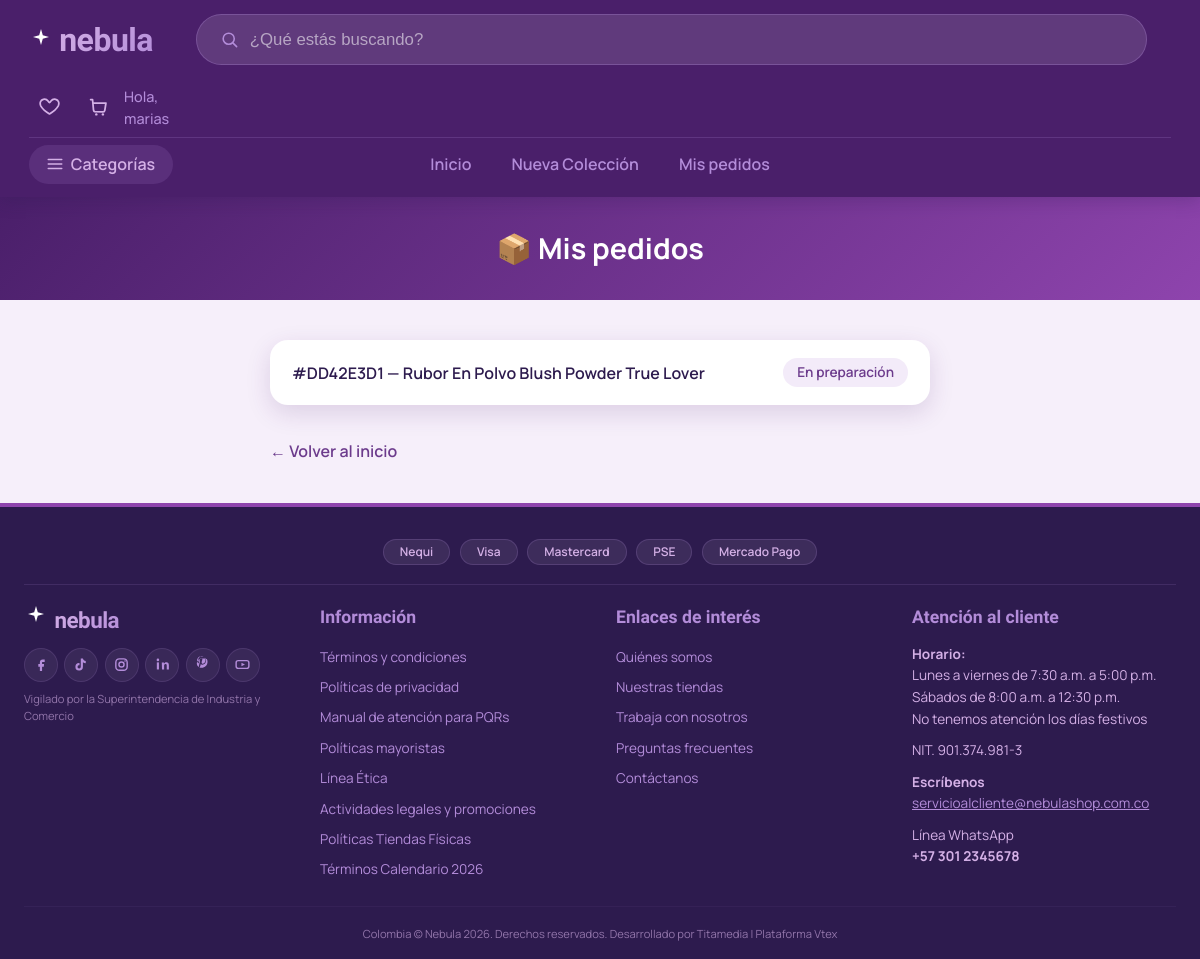
Page /rastreo/mis-envios/ (signed in) on the earlier database version.
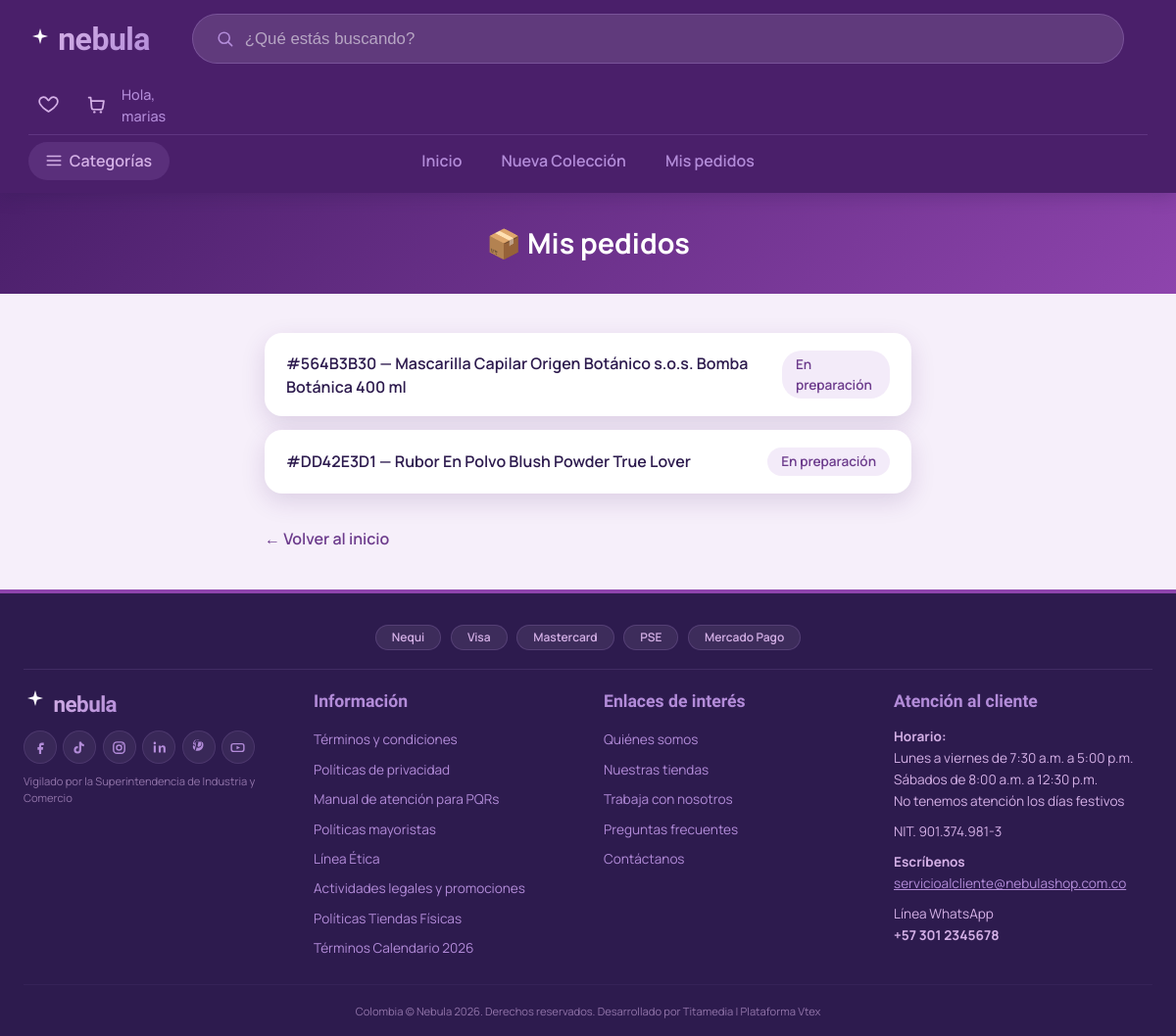
Same page on the later database version.
### rastreo/models.py (models this page shows, shortened)
class Envio(models.Model):
    ESTADOS = [
        ('preparando', 'En preparación'),
        ('listo', 'Listo'),
        ('en_camino', 'En viaje'),
        ('entregado', 'Llegó a su destino'),
        ('cancelado', 'Cancelado'),
    ]
    METODOS_PAGO = [
        ('nequi', 'Nequi'),
        ('tarjeta', 'Tarjeta (Visa/Mastercard)'),
        ('pse', 'PSE'),
        ('mercadopago', 'Mercado Pago'),
        ('contraentrega', 'Pago contraentrega'),
    ]
    cliente = models.ForeignKey(settings.AUTH_USER_MODEL, on_delete=models.CASCADE, related_name='envios')
    producto = models.ForeignKey(Producto, on_delete=models.CASCADE)
    fecha_creacion = models.DateTimeField(auto_now_add=True)
    estado_actual = models.CharField(max_length=20, choices=ESTADOS, default='preparando')
    numero_guia = models.CharField(max_length=20, unique=True)
    cantidad = models.PositiveIntegerField(default=1)
    precio_unitario = models.DecimalField(max_digits=10, decimal_places=2, default=0)
    nombre_destinatario = models.CharField(max_length=150, blank=True)
    telefono = models.CharField(max_length=20, blank=True)
    correo = models.EmailField(blank=True)
    direccion = models.CharField(max_length=255, blank=True)
    departamento = models.CharField(max_length=100, blank=True)
    ciudad = models.CharField(max_length=100, blank=True)
    metodo_pago = models.CharField(max_length=20, choices=METODOS_PAGO, blank=True)

### inventario/models.py (models this page shows)
class Producto(models.Model):
    proveedor = models.ForeignKey(User, on_delete=models.CASCADE, related_name='productos')
    categoria = models.ForeignKey(Categoria, on_delete=models.SET_NULL, null=True, related_name='articulos')
    nombre = models.CharField(max_length=150)
    marca = models.CharField(max_length=100, blank=True, null=True)
    descripcion = models.TextField()
    precio = models.DecimalField(
        max_digits=10,
        decimal_places=2,
        validators=[MinValueValidator(Decimal("0.00"))],
    )
    cantidad_disponible = models.PositiveIntegerField(default=0)
    imagen = models.ImageField(upload_to='productos/', blank=True, null=True)
    esta_activo = models.BooleanField(default=True, help_text="Permite pausar la venta del producto sin eliminarlo")
    fecha_creacion = models.DateTimeField(auto_now_add=True)
    ultima_actualizacion = models.DateTimeField(auto_now=True)
    def __str__(self):
        return self.nombre

### rastreo/views.py (the view)
# urls.py: path('mis-envios/', views.lista_mis_envios, name='mis_envios'),
@login_required
def lista_mis_envios(request):
    envios = Envio.objects.filter(cliente=request.user).order_by('-fecha_creacion')
    return render(request, 'mis_envios.html', {'envios': envios})

### rastreo/templates/mis_envios.html (shortened to what this page needs)
{% extends 'base.html' %}
{% load static %}
{% block content %}
    <div class="header-rastreo">
        <h2>📦 Mis pedidos</h2>
    </div>
    <div class="contenedor-rastreo">
        {% if envios %}
            <ul class="lista-envios">
                {% for envio in envios %}
                    <li class="item-envio">
                        <a href="{% url 'rastreo:detalle' codigo=envio.numero_guia %}">
                            <span>#{{ envio.numero_guia }} — {{ envio.producto }}</span>
                            <span class="estado-pill">{{ envio.get_estado_actual_display }}</span>
                        </a>
                    </li>
                {% endfor %}
            </ul>
        {% else %}
            <div class="vacio">Aún no tienes pedidos registrados.</div>
        {% endif %}
        <a href="{% url 'usuarios:tienda_home' %}" class="volver">← Volver al inicio</a>
    </div>
{% endblock %}

Differences in the rows shown:
added Envio: numero_guia "564B3B30", producto "Mascarilla Capilar Origen Botánico s.o.s. Bomba Botánica 400 ml", estado_actual "En preparación"
